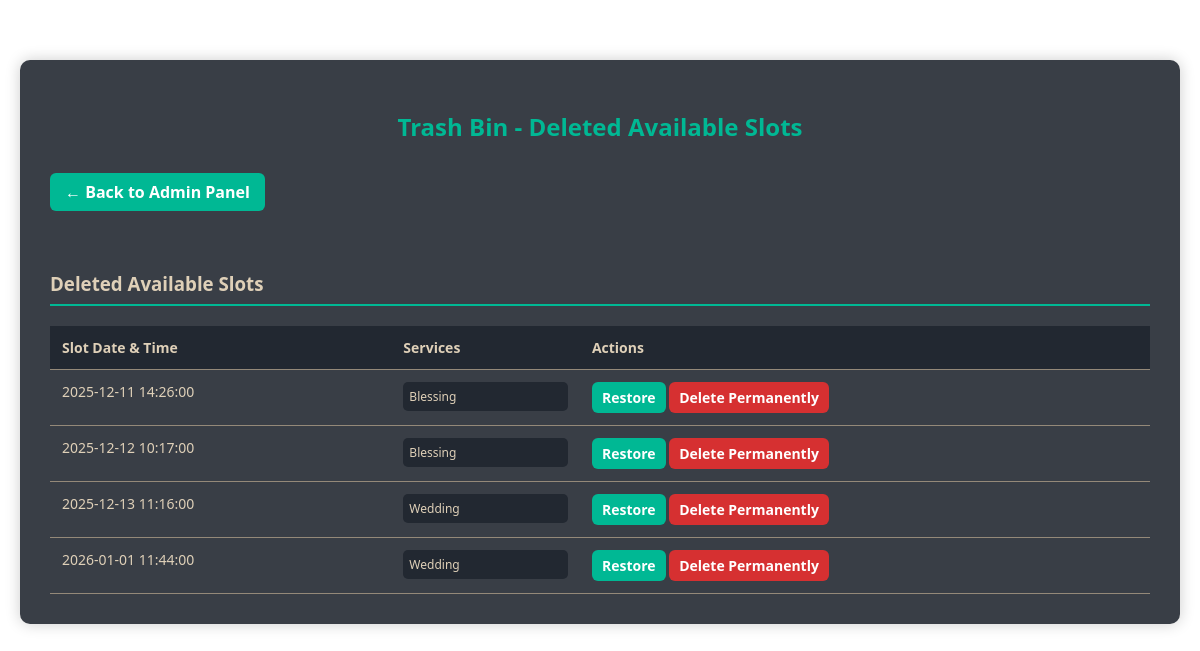
The app's page /trash_bin.php (signed in) with its own data.
### tables this page shows
CREATE TABLE `available_slots` (
  `id` int(11) NOT NULL,
  `slot_datetime` datetime NOT NULL,
  `is_booked` tinyint(1) DEFAULT 0,
  `is_deleted` tinyint(1) NOT NULL DEFAULT 0,
  `payment_status` enum('Not Paid','Half Paid','Full Paid') DEFAULT 'Not Paid',
  `capacity` int(11) NOT NULL DEFAULT 1,
  `booked_count` int(11) NOT NULL DEFAULT 0
);

### trash_bin.php (the view, shortened to what this page needs)
<?php
include "db.php";
$slotSql = "SELECT * FROM available_slots WHERE is_deleted = 1 ORDER BY slot_datetime ASC";
$slotRes = $conn->query($slotSql);
$slotServices = [];
$deletedSlotsData = [];
$slotIds = [];
if ($slotRes && $slotRes->num_rows > 0) {
    while ($slot = $slotRes->fetch_assoc()) {
        $slotIds[] = $slot['id'];
        $deletedSlotsData[$slot['id']] = $slot;
    }
    if (!empty($slotIds)) {
        $ids = implode(",", $slotIds);
        $servicesRes = $conn->query("SELECT slot_id, service_type FROM slot_services WHERE slot_id IN ($ids)");
        if ($servicesRes) {
            while ($srv = $servicesRes->fetch_assoc()) {
                $slotServices[$srv['slot_id']][] = $srv['service_type'];
            }
        }
    }
}
?>
<!DOCTYPE html>
<html lang="en">
<head>
</head>
<body>
<div class="container">
    <h2>Trash Bin - Deleted Available Slots</h2>
    <a class="back-link" href="admin_dashboard.php">&larr; Back to Admin Panel</a>
    <h3>Deleted Available Slots</h3>
    <?php if (!empty($slotIds)): ?>
        <table>
            <tr>
                <th>Slot Date & Time</th>
                <th>Services</th>
                <th>Actions</th>
            </tr>
            <?php foreach ($deletedSlotsData as $slot): ?>
                <tr>
                    <td><?= htmlspecialchars($slot['slot_datetime']) ?></td>
                    <td>
                        <div class="services-list">
                            <?php
                            if (isset($slotServices[$slot['id']])) {
                                echo implode("<br>", array_map('htmlspecialchars', $slotServices[$slot['id']]));
                            } else {
                                echo '<em>None</em>';
                            }
                            ?>
                        </div>
                    </td>
                    <td>
                        <a class="restore-link" href="?action=restore&type=slot&id=<?= $slot['id'] ?>" onclick="return confirm('Restore this slot?');">Restore</a>
                        <a class="delete-link" href="?action=delete_permanent&type=slot&id=<?= $slot['id'] ?>" onclick="return confirm('Permanently delete this slot? This cannot be undone.');">Delete Permanently</a>
                    </td>
                </tr>
            <?php endforeach; ?>
        </table>
    <?php else: ?>
        <p>No deleted available slots.</p>
    <?php endif; ?>
</div>
</body>
</html>

### trash_bin.php (style rules this page uses)
body { position: relative; color: #DFD0B8; font-family: 'Segoe UI', Tahoma, Geneva, Verdana, sans-serif; margin: 0; padding: 0; z-index: 1; overflow: auto; }
body::before { content: ""; position: fixed; top: 0; left: 0; width: 100%; height: 100%; background: url("../image/st therese.jpg") no-repeat center center fixed; background-size: cover; filter: blur(6px); transform: scale(1.1); z-index: -1; }
.container { max-width: 1100px; margin: 60px auto; background-color: #393E46; padding: 30px; border-radius: 10px; box-shadow: 0 0 15px rgba(0,0,0,0.2); }
h2 { text-align: center; margin-bottom: 30px; color: #00b894; }
h3 { margin-top: 40px; margin-bottom: 20px; border-bottom: 2px solid #00b894; padding-bottom: 8px; }
table { width: 100%; border-collapse: collapse; font-size: 14px; }
th, td { padding: 12px; text-align: left; border-bottom: 1px solid #948979; vertical-align: top; }
th { background-color: #222831; color: #DFD0B8; }
td { background-color: #393E46; color: #DFD0B8; }
a { color: #DFD0B8; text-decoration: none; font-weight: bold; padding: 6px 10px; border-radius: 6px; border: none; display: inline-block; transition: all 0.3s ease; cursor: pointer; }
.back-link { display: inline-block; margin-bottom: 20px; font-weight: bold; text-decoration: none; color: #fff; background-color: #00b894; padding: 8px 15px; border-radius: 6px; border: none; transition: background 0.3s ease, transform 0.2s ease; }
.restore-link { background-color: #00b894; color: #fff; border: none; }
.delete-link { background-color: #d63031; color: #fff; border: none; }
.services-list { font-size: 12px; color: #DFD0B8; background: #222831; padding: 6px; border-radius: 5px; max-width: 180px; }

### records on screen
available_slots: slot_datetime "2025-12-11 14:26:00", id "Blessing"
available_slots: slot_datetime "2025-12-12 10:17:00", id "Blessing"
available_slots: slot_datetime "2025-12-13 11:16:00", id "Wedding"
available_slots: slot_datetime "2026-01-01 11:44:00", id "Wedding"
